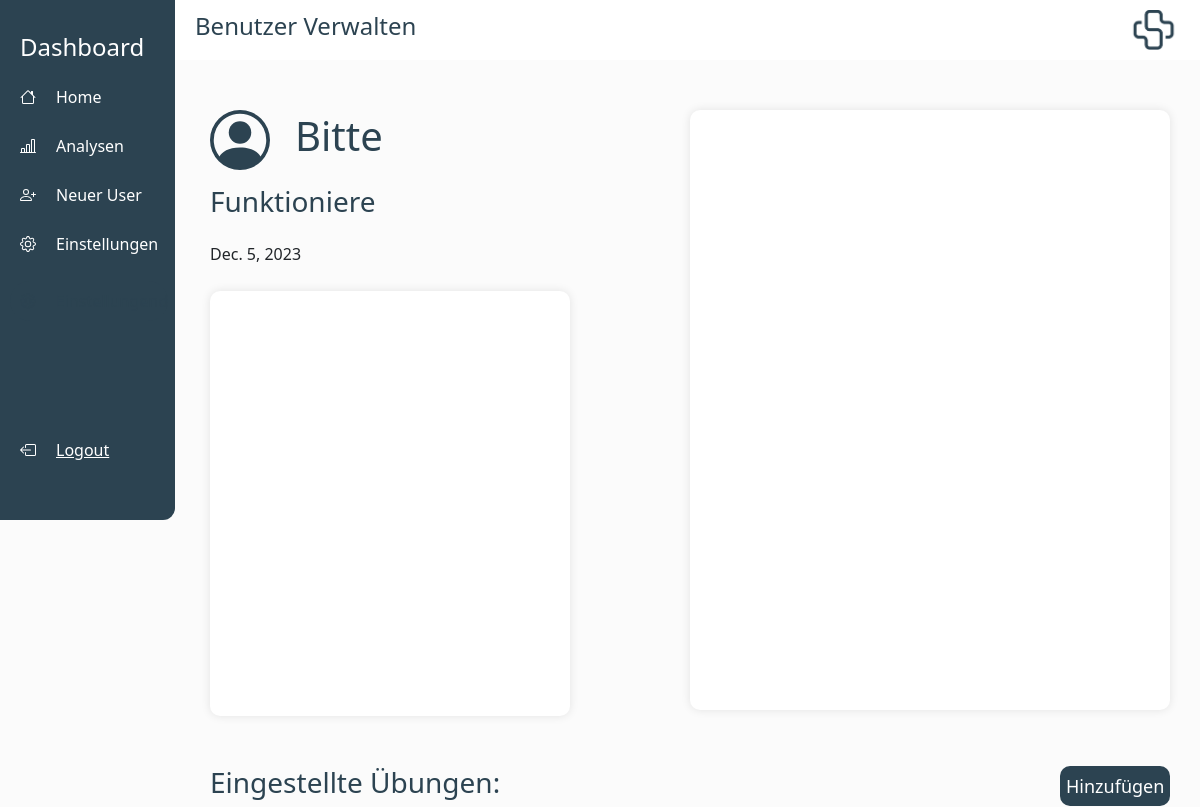
The app's page /home/edit-user/1 (signed in) with its own data.
### laxout_app/models.py (models this page shows)
class Laxout_User(models.Model):
    laxout_user_name = models.CharField(max_length=200, default="")
    user_uid = models.CharField(max_length=80, default= random_string())
    access_code = models.CharField(max_length=1000, default= randomLoginCode(), blank=True, null=True)
    laxout_credits = models.IntegerField(default=0)
    creation_date = models.DateField(default= timezone.now())
    exercises = models.ManyToManyField(Laxout_Exercise)
    note = models.CharField(max_length=200, default="")
    created_by = models.ForeignKey(User, on_delete=models.CASCADE)

### laxout_app/views.py (the view)
@login_required(login_url="login")
def edit_user(request, id=None):
    users = Laxout_User.objects.get(id=id)
    return render(
        request,
        "laxout_app/edit_user.html",
        {"users": users},
    )

### laxout_app/templates/laxout_app/edit_user.html (shortened to what this page needs)
{% extends 'laxout_app/main.html' %}
{%load static%}
{% block praxisname %}Benutzer Verwalten{% endblock praxisname %}
{% load crispy_forms_tags %}
{% block content %}
<div
    style="display: flex; flex-direction: row; justify-content: space-between; padding-left: 30px; padding-right: 30px;">
    <div style="display: flex; flex-direction: column; align-items: flex-start;">
        <div style="display: flex; flex-direction: row; align-items: center;">
            <div style="padding-right: 25px;">
            </div>
            <h1 style="color: rgb(44, 67, 81);">
                {{ users.laxout_user_name }}
            </h1>
        </div>
        <div style="padding-top: 15px; padding-bottom: 15px;">
            <h3 style="color: rgb(44, 67, 81);">
                {{ users.note }}
            </h3>
        </div>
        <div style="padding-bottom: 25px;">
            {{ users.creation_date }}
        </div>
        <div class="home-item"
            style="height: 425px; width: 30vw; background-color: white; padding-left: 25px; padding-top: 20px;">
        </div>
    </div>
    <div class="home-item" style="height: 600px; width: 40vw; background-color: white; padding-left: 25px;">
    </div>
</div>
<div style="padding-left: 30px; padding-top: 50px;">
    <div
        style="display: flex; flex-direction: row; justify-content: space-between; justify-items: center; align-items: center;padding-right: 30px;">
        <h3 style="color: rgb(44, 67, 81);">
            Eingestellte Übungen:
        </h3>
        <button class="action-button" onclick="addExercises('{{users.id}}')">
            Hinzufügen
        </button>
    </div>
</div>
{% endblock content %}

### laxout_app/templates/laxout_app/main.html (style rules this page uses)
body { background-color: rgb(251, 251, 251) !important; margin: 0px; }
.home-item { height: 230px; background-color: white; border-radius: 10px; width: 18vw; color: black; box-shadow: 0 0 10px rgba(0, 0, 0, 0.1); }
.action-button { height: 40px; width: 110px; background-color: rgb(44, 67, 81); color: white; font-size: 18px; border-radius: 10px; cursor: pointer; border: none; }

### records on screen
Laxout_User: laxout_user_name "Bitte", note "Funktioniere", creation_date "Dec. 5, 2023"
